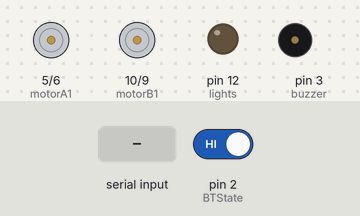
The sketch below on a simulated Arduino Uno, built with avr-gcc and run on an emulated ATmega328P. On the bench: motor-driver pin pairs drawn as motors (green arrow = first pin HIGH = forward, orange = second pin HIGH = backward, longer = more drive), output pins drawn as LEDs (lit = HIGH), buzzer (waves = sounding). The inputs (shaded band) are chosen by the test bench; at power-on: pin 2 (BTState) HIGH.

Above: at 1.2 s.
1.3 s: "F" received over Serial
At 1.8 s:
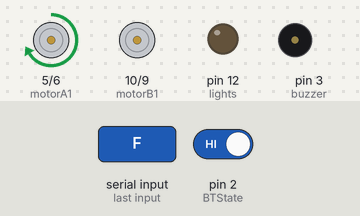
2.8 s: byte 82 ('R') received over Serial
At 4.0 s:
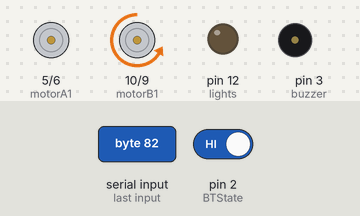
4.3 s: byte 87 ('W') received over Serial
At 5.2 s:
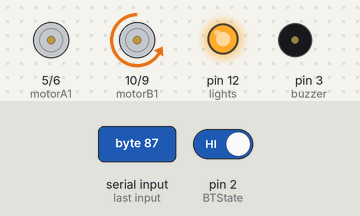
5.8 s: pin 2 (BTState) driven LOW
At 6.4 s:
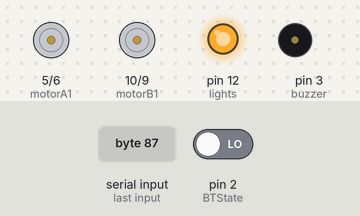
7.3 s: byte 86 ('V') received over Serial
At 8.5 s:
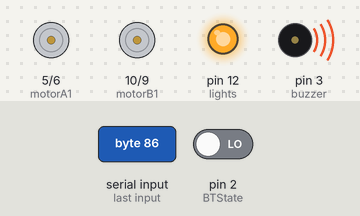
8.8 s: "G" received over Serial
Timing chart, 0 to 11.3 s (numbered marks = the images above; inputs shaded):
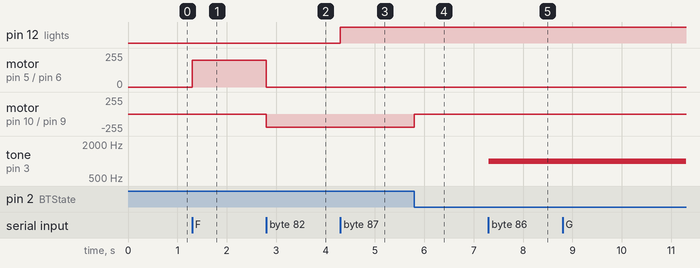

Measured:
- after the input at 1.3 s, motor on pin 5 (motorA1) / pin 6 (motorA2): stopped → forward 200/255 at once
- after the input at 2.8 s, motor on pin 5 (motorA1) / pin 6 (motorA2): forward 200/255 → stopped at once; motor on pin 10 (motorB1) / pin 9 (motorB2): stopped → backward 200/255 at once
- after the input at 4.3 s, pin 12 (lights): LOW → HIGH at once
- after the input at 5.8 s, motor on pin 10 (motorB1) / pin 9 (motorB2): backward 200/255 → stopped at once
- after the input at 7.3 s, tone on pin 3 (buzzer): silent → 1000 Hz at once

The sketch:

AndroRcCar.ino
```cpp
 #include <Servo.h>
//L293 Motor Sürücü Pinleri
  const int motorA1  = 5;  // Arduino'nun 5. pini L293'ün 2. pinine denk gelecek
  const int motorA2  = 6;  // Arduino'nun 6. pini L293'ün 7. pinine denk gelecek
  const int motorB1= 10; // Arduino'nun 10. pini L293'ün 10. pinine denk gelecek
  const int motorB2  = 9;  // Arduino'nun 9. pini L293'ün 14. pinine denk gelecek
//Arabanın ışıkları arduinonun 12. pininde bağlı olacak
  const int lights  = 12;
//Korna için buzzer 3. pine bağlanacak
  const int buzzer = 3 ;
//HC-06 Bluetooth modülünden gelen serial State verisini 2. pinden okuyacağız
  const int BTState = 2;

  int i=0;//Işığın durumunu değiştirmek için kullanacağımız değişken
  int j=0;//kornanın durumunu değiştirmek için kullanacağımız değişken
  int state;//seri porttan okuduğumuz değeri atayacağımız değişken
  int vSpeed=200;     // arabanın varsayılan hızı ayrıca bu değişken pwm kontrollü pinlere gerilim uygulamak için kullanılacağından 0 ila 255 değeri arasına olmalıdır

void setup() {
    // Motor ve ışık pinlerini çıkış, Bluetooth modülünün state ucunu giriş pini olarak atadık:
    pinMode(motorA1, OUTPUT);
    pinMode(motorA2, OUTPUT);
    pinMode(motorB1, OUTPUT);
    pinMode(motorB2, OUTPUT);
    pinMode(lights, OUTPUT);
    pinMode(BTState, INPUT);
    // Seri haberleşmenin baudrate yani saniyede kaç bit okuyacağını belirleyerek seri haberleşmeyi başlattık:
    Serial.begin(9600);
}

void loop() {
  //Bağlantı kesildiğinde ya da bluetooth bağlantısı zayıfladığında aracın stabil çalışması için stateti S olarak atıyoruz yani aracı durduruyoruz
     if(digitalRead(BTState)==LOW) { state='S'; }

  //Serialden okuduğumuz veriyi state değişkenine atadık
    if(Serial.available() > 0){
      state = Serial.read();
    }

  //Serialden hızı ayarlamak için state değişkeninin durumun kontrol ederek default değeri 200 olan vSpeed'i değiştiriyoruz
     if (state == '2'){
      vSpeed=120;}
    else if (state == '3'){
      vSpeed=160;}
    else if (state == '4'){
      vSpeed=200;}

  /***********************İleri****************************/
  //eğer Bluetooth tarafından gelen veri F olursa aracın ileri gitmesi için gereken pinlere voltaj veriliyor; vSpeed ile pwm pinlerinden motorlara kontrollü gerilim uygulanıyor
    if (state == 'F') {
    	analogWrite(motorA1, vSpeed); analogWrite(motorA2, 0);
        analogWrite(motorB1, 0);      analogWrite(motorB2, 0);
    }
  /**********************Sola doğru ileri************************/
    //eğer Bluetooth tarafından gelen veri G olursa aracın ileri doğru sola gitmesi için gereken pinlere voltaj veriliyor.

    else if (state == 'G') {
    	analogWrite(motorA1, vSpeed); analogWrite(motorA2, 0);
        analogWrite(motorB1, 200);    analogWrite(motorB2, 0);
    }
  /**********************Sağa doğru ileri************************/
//eğer Bluetooth tarafından gelen veri I olursa aracın ileri doğru sağa gitmesi için gereken pinlere voltaj veriliyor.
   else if (state == 'I') {
      	analogWrite(motorA1, vSpeed); analogWrite(motorA2, 0);
        analogWrite(motorB1, 0);      analogWrite(motorB2, 200);
    }
  /***********************Geri****************************/
  //eğer Bluetooth tarafından gelen veri B olursa aracın Geri gitmesi için gereken pinlere voltaj veriliyor;
    else if (state == 'B') {
    	analogWrite(motorA1, 0);   analogWrite(motorA2, vSpeed);
        analogWrite(motorB1, 0);   analogWrite(motorB2, 0);
    }
  /**********************Sola doğru geri************************/
    //eğer Bluetooth tarafından gelen veri H olursa aracın sola doğru geriye gitmesi için gereken pinlere voltaj veriliyor.
    else if (state == 'H') {
    	analogWrite(motorA1, 0);   analogWrite(motorA2, vSpeed);
        analogWrite(motorB1, 200); analogWrite(motorB2, 0);
    }
  /**********************Sağa doğru geri************************/
    //eğer Bluetooth tarafından gelen veri J olursa aracın sağa doğru geriye gitmesi için gereken pinlere voltaj veriliyor.
    else if (state == 'J') {
    	analogWrite(motorA1, 0);   analogWrite(motorA2, vSpeed);
        analogWrite(motorB1, 0);   analogWrite(motorB2, 200);
    }
  /***************************Sol*****************************/
    //eğer Bluetooth tarafından gelen veri L olursa araç dururken tekerleri sola yönlendirmek için gereken pinlere voltaj veriliyor
    else if (state == 'L') {
    	analogWrite(motorA1, 0);   analogWrite(motorA2, 0);
        analogWrite(motorB1, 200); analogWrite(motorB2, 0);
    }
  /***************************Sağ*****************************/
    //eğer Bluetooth tarafından gelen veri R olursa araç dururken tekerleri sağa yönlendirmek için gereken pinlere voltaj veriliyor
    else if (state == 'R') {
    	analogWrite(motorA1, 0);   analogWrite(motorA2, 0);
        analogWrite(motorB1, 0);   analogWrite(motorB2, 200);
    }
  /************************Işıklar*****************************/
    //eğer Bluetooth tarafından gelen veri W olursa aracın ışıkları kapalıysa açılacak açık ise kapanacak şekilde voltaj veriliyor.
    else if (state == 'W') {
      if (i==0){  //ışığın kapalı olduğunu algılıyoruz
         digitalWrite(lights, HIGH);
         i=1;
      }
      else if (i==1){//ışığın açık olduğunu algılıyoruz
         digitalWrite(lights, LOW);
         i=0;
      }
      state='n';//state'i değiştiriyoruz zira serialden gelen son veri W olduğu için sürekli ışıkları açıp kapatacak bir döngüye girme ihtimali var
    }
  /**********************Korna sesi***************************/
    //eğer Bluetooth tarafından gelen veri V olursa aracın kornası kapalıysa açılacak açık ise kapanacak şekilde voltaj veriliyor.
    else if (state == 'V'){
      if (j==0){
         tone(buzzer, 1000);//Buzzer'a ses veriyoruz
         j=1;
      }
      else if (j==1){
         noTone(buzzer);    //Buzzer'i kapatıyoruz
         j=0;
      }
      state='n';  //state'i değiştiriyoruz zira serialden gelen son veri V olduğu için sürekli kornayı açıp kapatacak bir döngüye girme ihtimali var
    }
  /************************Durdur*****************************/
    //eğer Bluetooth tarafından gelen veri S olursa aracı durduracak şekilde tüm motor pinlerinin voltajını kesiyoruz.
    else if (state == 'S'){
        analogWrite(motorA1, 0);  analogWrite(motorA2, 0);
        analogWrite(motorB1, 0);  analogWrite(motorB2, 0);
    }

}
```
